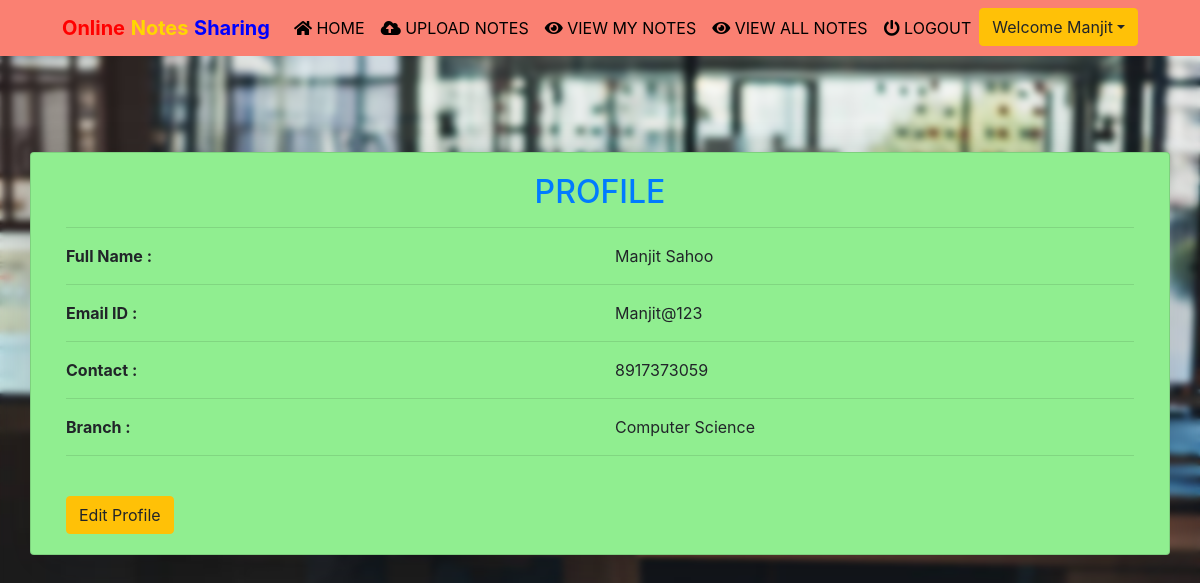
/profile (signed in), run on the app's committed database.
### notes/models.py (models this page shows, shortened)
class Signup(models.Model):
    user = models.ForeignKey(User,on_delete=models.CASCADE)
    contact = models.CharField(max_length=10)
    branch = models.CharField(max_length=30)
    role = models.CharField(max_length=15)

### notes/views.py (the view)
# urls.py: path('profile', profile, name='profile'),
def profile(request):
    if not request.user.is_authenticated:
        return redirect('login')
    user = User.objects.get(id=request.user.id)
    data = Signup.objects.get(user = user)
    d = {'data':data,'user':user}
    return render(request,'profile.html',d)

### notes/templates/profile.html (shortened to what this page needs)
{% extends 'usernavigation.html'%}
{% load static %}
{% block body %}
<div class="container card shadow-lg mt-5" style="background-color:lightgreen;">
    <div class="card-body">
     <h2 class="text-center text-primary">PROFILE</h2>
     <hr>
     <DIV class="row">
       <div class="col-md-6">
         <b>Full Name : </b>
       </div>
       <div class="col-md-6" style="text-transform: capitalize">
           {{data.user.first_name}} {{data.user.last_name}}
       </div>
     </DIV>
     <hr>
     <DIV class="row">
       <div class="col-md-6">
         <b>Email ID : </b>
       </div>
       <div class="col-md-6" style="text-transform: capitalize">
              {{data.user.username}}
       </div>
     </DIV>
     <hr>
     <DIV class="row">
       <div class="col-md-6">
          <b>Contact : </b>
       </div>
       <div class="col-md-6" style="text-transform: capitalize">
               {{data.contact}}
       </div>
     </DIV>
     <hr>
     <DIV class="row">
       <div class="col-md-6">
          <b>Branch : </b>
       </div>
       <div class="col-md-6" style="text-transform: capitalize">
               {{data.branch}}
       </div>
     </DIV>
     <hr>
     <a href="{% url 'edit_profile' %}" class="btn btn-warning mt-4">Edit Profile</a>
   </div>
</div>
{% endblock %}

### notes/templates/usernavigation.html (shortened to what this page needs)
<html lang="en">
<head>
  {% load static %}
  <link rel="stylesheet" href="https://maxcdn.bootstrapcdn.com/bootstrap/4.3.1/css/bootstrap.min.css">
  <link rel="stylesheet" href="https://use.fontawesome.com/releases/v5.6.3/css/all.css">
    <link rel="stylesheet" href="{% static 'css/mystyle.css' %}">
    <link rel="stylesheet" href="https://cdnjs.cloudflare.com/ajax/libs/twitter-bootstrap/4.5.2/css/bootstrap.css">
<link rel="stylesheet" href="https://cdn.datatables.net/1.11.3/css/dataTables.bootstrap4.min.css">
</head>
<body style="background-color:lightgreen;">
 <nav class="navbar navbar-expand-sm justify-content-center" style = "background-color :salmon">
     <a class="navbar-brand" href=""><span style="color:red"><b>Online</b></span><span style="color:gold"> <b>Notes</b> </span><span style="color:blue"><b>Sharing</b></span></a>
  <ul class="navbar-nav">
      <li class="navbar-item">
          <a class="nav-link" href="{% url 'profile' %}"><i class="fas fa-home"></i> HOME</a>
      </li>
      <li class="navbar-item">
          <a class="nav-link" href="{% url 'upload_notes' %}"><i class="fas fa-cloud-upload-alt"></i> UPLOAD NOTES</a>
      </li>
			<li class="navbar-item">
                <a class="nav-link" href="{% url 'view_mynotes' %}"><i class="fas fa-eye"></i> VIEW MY NOTES</a>
            </li>
			<li class="navbar-item">
                <a class="nav-link" href="{% url 'viewallnotes' %}"><i class="fas fa-eye"></i> VIEW ALL NOTES</a>
            </li>
			<li class="navbar-item">
                <a class="nav-link" href="{% url 'logout' %}"><i class="fas fa-power-off"></i> LOGOUT</a>
            </li>
			<div class="dropdown">
				<button class="btn btn-warning dropdown-toggle" type="button"
					id="dropdownMenuButton" data-toggle="dropdown" aria-haspopup="true"
					aria-expanded="false">Welcome {{request.user.first_name}}</button>
			</div>
  </ul>
 </nav>
</body>
</html>
{% block body %}
{% endblock %}

### notes/static/css/mystyle.css (style rules this page uses)
.nav-link { color : black }

### notes/templates/usernavigation.html (style rules this page uses)
body { background-image: url("static/images/user.jpg"); background-position: center; background-size: cover; background-repeat: no-repeat; backdrop-filter: blur(3px); }

### data on the page
Signup: user.first_name "Manjit", user.last_name "Sahoo", user.username "Manjit@123", contact "8917373059", branch "Computer Science"

### other printed values
{{ request.user.first_name }} "Manjit"
